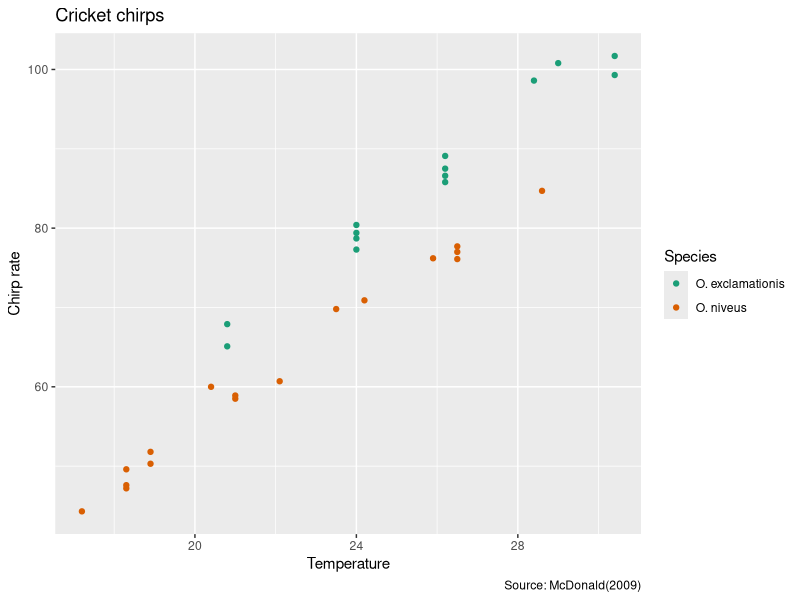
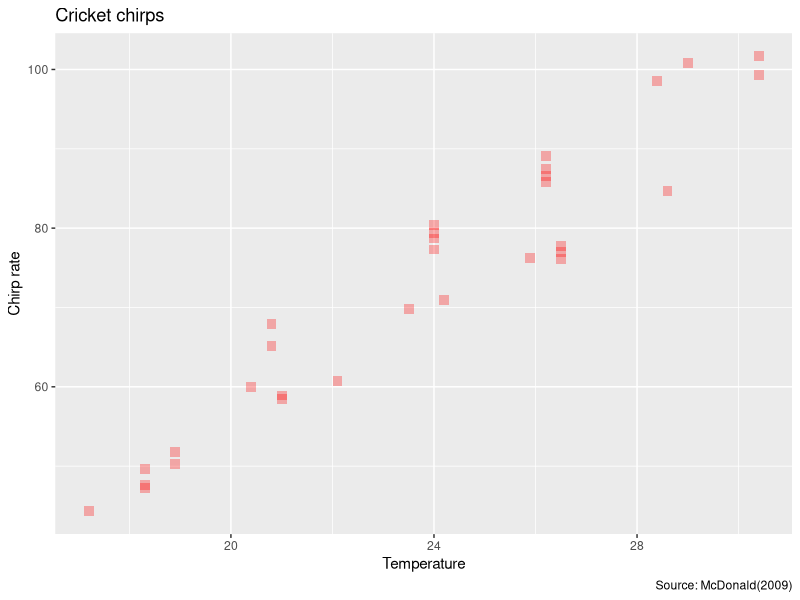
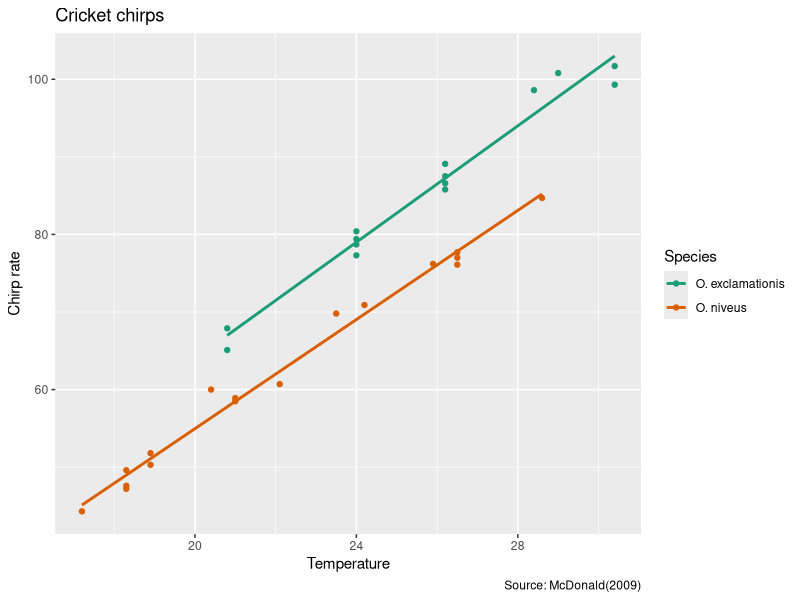
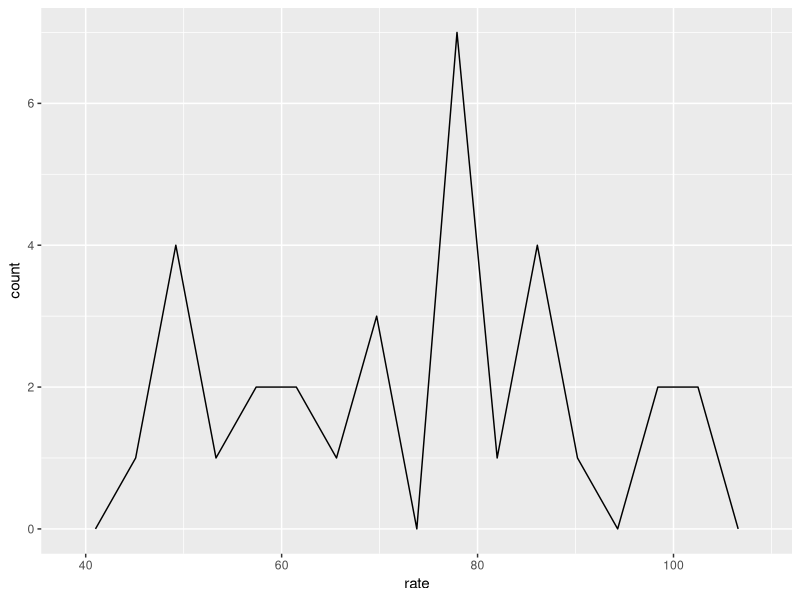
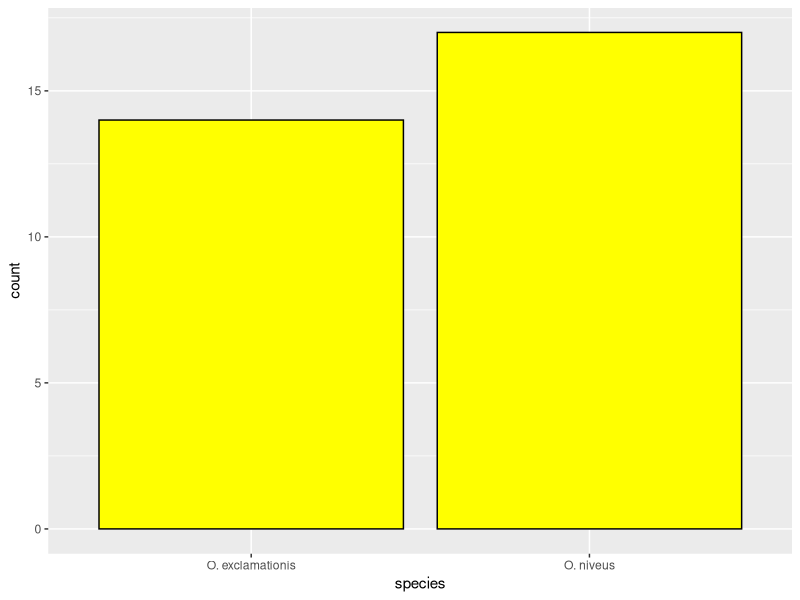
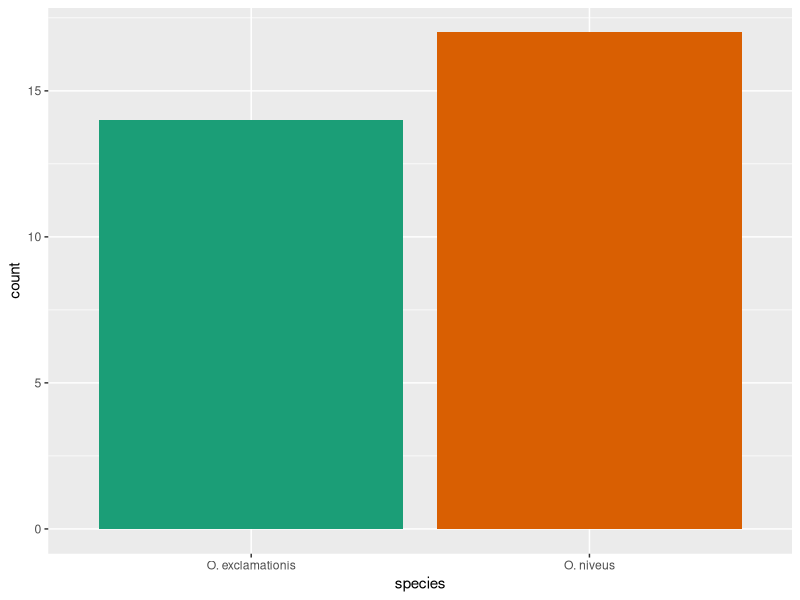
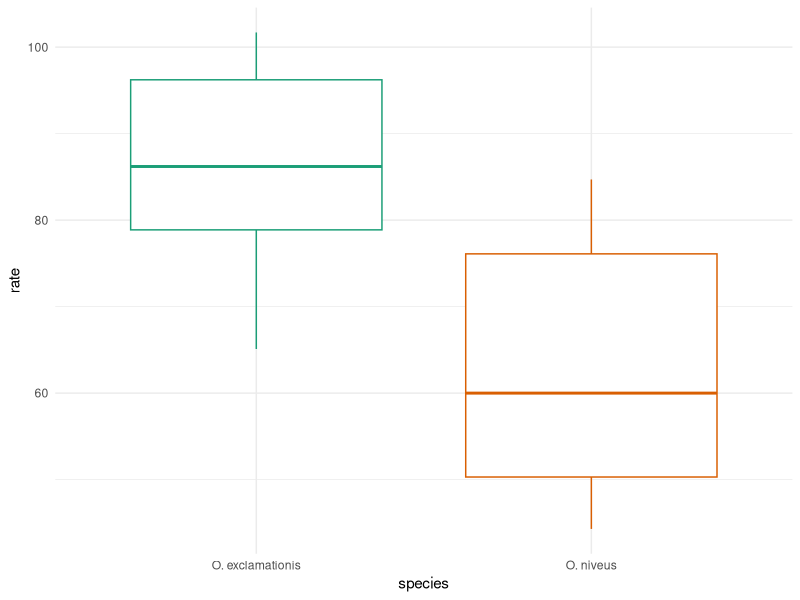

Write the R code that produced these figures, in order. (Note: this script raises an error after producing the figures.)
library(tidyverse)
library(modeldata)
?ggplot

?crickets
View(crickets)

#The basics

ggplot(crickets, aes(x = temp, 
                     y = rate,
                     color = species)) + 
  geom_point() + 
  labs(x = "Temperature", 
       y = "Chirp rate",
       color = "Species",
       title = "Cricket chirps",
       caption = "Source: McDonald(2009)")+
  scale_color_brewer(palette = "Dark2")

# Modifying basic properties of the plot

ggplot(crickets, aes(x = temp, 
                     y = rate,
                     color = species)) + 
  geom_point(color = "red",
             size = 3,
             alpha = .3,
             shape = "square") + 
  labs(x = "Temperature", 
       y = "Chirp rate",
       color = "Species",
       title = "Cricket chirps",
       caption = "Source: McDonald(2009)")+
  scale_color_brewer(palette = "Dark2")

#Another layer

ggplot(crickets, aes(x = temp, 
                     y = rate,
                     color = species)) + 
  geom_point() + 
  geom_smooth(method = "lm",
              se = FALSE)+
  labs(x = "Temperature", 
       y = "Chirp rate",
       color = "Species",
       title = "Cricket chirps",
       caption = "Source: McDonald(2009)")+
  scale_color_brewer(palette = "Dark2")
 
# Other plots

ggplot(crickets, aes(x = rate)) + 
  geom_freqpoly(bins = 15)

ggplot(crickets, aes(x = species)) +
  geom_bar(color = "black",
           fill = "yellow")
ggplot(crickets, aes(x = species,
                     fill = species))+
  geom_bar(show.legend=FALSE)+
  scale_fill_brewer(palette = "Dark2")

ggplot(crickets, aes(x = species,
                     y = rate,
                     color = species))+
  geom_boxplot(show.legend = FALSE)+
  scale_color_brewer(palette = "Dark2")+
  theme_minimal()
?theme_minimal()

# faceting


ggplot(crickets, aes(x = rate,
                     fill = species)) +
  geom_histogram(bins = 15)+
  scale_fill_brewer(palette = "Dark2")

ggplot(crickets, aes(x = rate,
                     fill = species))+
  geom_histogram(bins = 15, show.legend = FALSE) +
  facet_wrap(~species)+
  scale_fill_brewer(palette="Dark2")
?facet_wrap

ggplot(crickets, aes(x = rate,
                     fill = species))+
  geom_histogram(bins = 15, show.legend = FALSE) +
  facet_wrap(~species,
             ncol= 1)+
  scale_fill_brewer(palette="Dark2")
